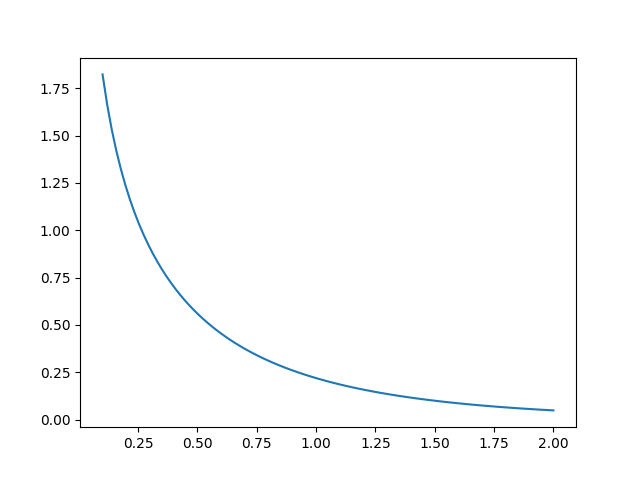

This chart was generated by the following Python code:
from numpy import exp,linspace,inf
import matplotlib.pyplot as plt
from scipy.integrate import quad

#Creo la función
def f(t,x):
    return (1/t) * exp(-t)

#Escribo en un archivo el resultado que quad me da para la función
def escribir():
    file = open("datos.txt","w")

    #Creo un espacio en el límite estipulado con 100 puntos
    a = linspace(0.1,2,100)
    #resultados contendrá 100 resultados de la integral en el rango estipulado
    resultados = []
    for x in a:
        resultados.append(quad(f,x,inf,args=x)[0])
    print(quad(f,0.1,inf,args=x))

    #Escribo todos los resultados en el archivo en el formato estipulado
    for i in range(len(resultados)-1):
        file.write(str(a[i]) + ' ' + str(resultados[i]) + '\n')
    file.write(str(a[99]) + ' ' + str(resultados[99]))

    file.close()

#Grafica los resultados que lee de un archivo de datos
def graficar():
    archivo = open("datos.txt","r")
    y = []
    x = []
    grafica = []
    a = linspace(0.1,2,100)
    
    #Separo el texto de los datos y me guardo los datos en una lista
    for fila in archivo:
        fila = [str(x) for x in fila.split()]
        x.append(float(fila[0]))
        y.append(float(fila[1]))

    #Grafico los datos y los guardo en la foto correspondiente
    
    plt.plot(x,y)
    plt.savefig("ej3.png")
    archivo.close()

escribir()
graficar()

#https://www.wolframalpha.com/input?i2d=true&i=-Ei%5C%2840%29-x%5C%2841%29+from+0.1+to+2